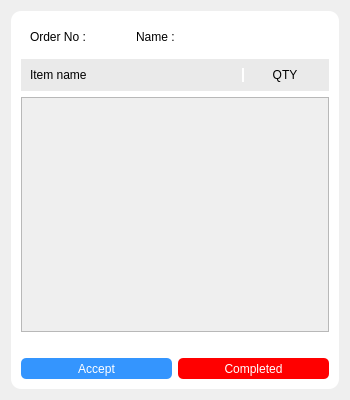
<?xml version="1.0" encoding="UTF-8"?>
<ui version="4.0">
 <class>orderDataWidget</class>
 <widget class="QWidget" name="orderDataWidget">
  <property name="geometry">
   <rect>
    <x>0</x>
    <y>0</y>
    <width>350</width>
    <height>400</height>
   </rect>
  </property>
  <property name="minimumSize">
   <size>
    <width>350</width>
    <height>400</height>
   </size>
  </property>
  <property name="maximumSize">
   <size>
    <width>350</width>
    <height>400</height>
   </size>
  </property>
  <property name="windowTitle">
   <string>Form</string>
  </property>
  <layout class="QVBoxLayout" name="verticalLayout_2">
   <item>
    <widget class="QWidget" name="widget" native="true">
     <property name="maximumSize">
      <size>
       <width>16777215</width>
       <height>16777215</height>
      </size>
     </property>
     <property name="styleSheet">
      <string notr="true">#widget
{
	background-color: rgb(255, 255, 255);
	border-radius:10px;
}</string>
     </property>
     <layout class="QVBoxLayout" name="verticalLayout">
      <property name="leftMargin">
       <number>10</number>
      </property>
      <property name="topMargin">
       <number>10</number>
      </property>
      <property name="rightMargin">
       <number>10</number>
      </property>
      <property name="bottomMargin">
       <number>10</number>
      </property>
      <item>
       <widget class="QWidget" name="horizontalWidget" native="true">
        <property name="maximumSize">
         <size>
          <width>500</width>
          <height>16777215</height>
         </size>
        </property>
        <layout class="QHBoxLayout" name="horizontalLayout">
         <item>
          <widget class="QLabel" name="lblOrderNo">
           <property name="minimumSize">
            <size>
             <width>100</width>
             <height>0</height>
            </size>
           </property>
           <property name="maximumSize">
            <size>
             <width>100</width>
             <height>16777215</height>
            </size>
           </property>
           <property name="text">
            <string>Order No : </string>
           </property>
          </widget>
         </item>
         <item>
          <widget class="QLabel" name="lblName">
           <property name="minimumSize">
            <size>
             <width>0</width>
             <height>0</height>
            </size>
           </property>
           <property name="text">
            <string>Name : </string>
           </property>
          </widget>
         </item>
        </layout>
       </widget>
      </item>
      <item>
       <widget class="QWidget" name="header" native="true">
        <property name="styleSheet">
         <string notr="true">background-color: rgb(234, 234, 234);</string>
        </property>
        <layout class="QHBoxLayout" name="horizontalLayout_4">
         <item>
          <widget class="QLabel" name="label_2">
           <property name="styleSheet">
            <string notr="true">border-right:2px solid white;
</string>
           </property>
           <property name="text">
            <string>Item name</string>
           </property>
          </widget>
         </item>
         <item>
          <widget class="QLabel" name="label">
           <property name="minimumSize">
            <size>
             <width>70</width>
             <height>0</height>
            </size>
           </property>
           <property name="maximumSize">
            <size>
             <width>70</width>
             <height>16777215</height>
            </size>
           </property>
           <property name="text">
            <string>QTY</string>
           </property>
           <property name="alignment">
            <set>Qt::AlignCenter</set>
           </property>
          </widget>
         </item>
        </layout>
       </widget>
      </item>
      <item>
       <widget class="QScrollArea" name="scrollArea">
        <property name="widgetResizable">
         <bool>true</bool>
        </property>
        <widget class="QWidget" name="scrollAreaWidgetContents">
         <property name="geometry">
          <rect>
           <x>0</x>
           <y>0</y>
           <width>310</width>
           <height>236</height>
          </rect>
         </property>
         <layout class="QVBoxLayout" name="verticalLayout_4">
          <item>
           <layout class="QVBoxLayout" name="itemContainer">
            <property name="spacing">
             <number>1</number>
            </property>
           </layout>
          </item>
          <item>
           <spacer name="verticalSpacer">
            <property name="orientation">
             <enum>Qt::Vertical</enum>
            </property>
            <property name="sizeHint" stdset="0">
             <size>
              <width>20</width>
              <height>40</height>
             </size>
            </property>
           </spacer>
          </item>
         </layout>
        </widget>
       </widget>
      </item>
      <item>
       <layout class="QHBoxLayout" name="horizontalLayout_2">
        <item>
         <widget class="QLabel" name="lblOrderType">
          <property name="minimumSize">
           <size>
            <width>0</width>
            <height>0</height>
           </size>
          </property>
          <property name="maximumSize">
           <size>
            <width>16777215</width>
            <height>16777215</height>
           </size>
          </property>
          <property name="text">
           <string/>
          </property>
         </widget>
        </item>
       </layout>
      </item>
      <item>
       <layout class="QHBoxLayout" name="horizontalLayout_3">
        <item>
         <widget class="QPushButton" name="btnAccepted">
          <property name="minimumSize">
           <size>
            <width>0</width>
            <height>21</height>
           </size>
          </property>
          <property name="styleSheet">
           <string notr="true">background-color: #3495fe;
color: white;
border-radius:5px;</string>
          </property>
          <property name="text">
           <string>Accept</string>
          </property>
         </widget>
        </item>
        <item>
         <widget class="QPushButton" name="btnComplete">
          <property name="minimumSize">
           <size>
            <width>0</width>
            <height>21</height>
           </size>
          </property>
          <property name="styleSheet">
           <string notr="true">background-color: red;
color: white;
border-radius:5px;</string>
          </property>
          <property name="text">
           <string>Completed</string>
          </property>
         </widget>
        </item>
       </layout>
      </item>
     </layout>
    </widget>
   </item>
  </layout>
 </widget>
 <resources/>
 <connections/>
</ui>
